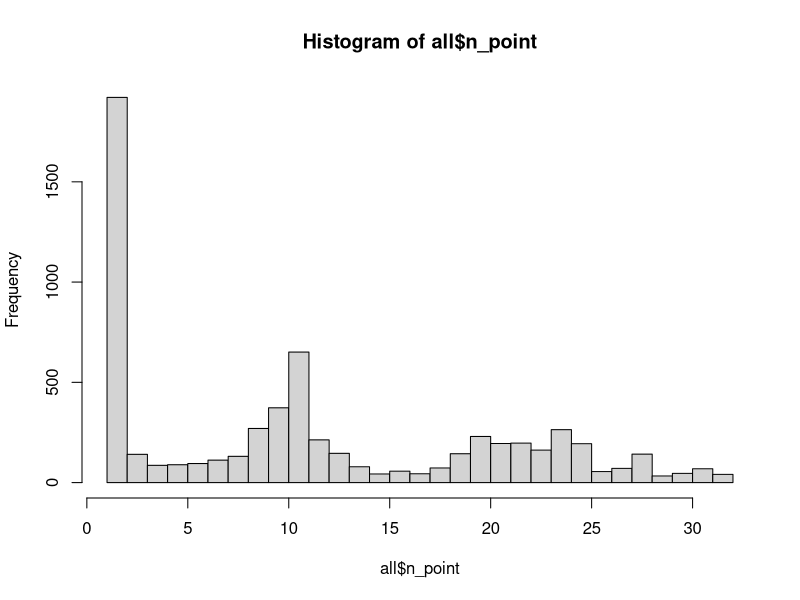

Recreate this plot in R.
#gets basic statistics about the data for reporting in the beginning of the results

library(dplyr)

#reading in model data without any edits
all <- readr::read_csv("data/clean/commute_data.csv")


#decision days
nrow(all) #total days
mean(table(all$raven_id))
sd(table(all$raven_id))
max(table(all$raven_id))


#total number of ravens included in study
length(unique(all$raven_id))


#number of GPS points per day
hist(all$n_point, 
     breaks = 1:max(all$n_point))
mean(all$n_point)
sd(all$n_point)


